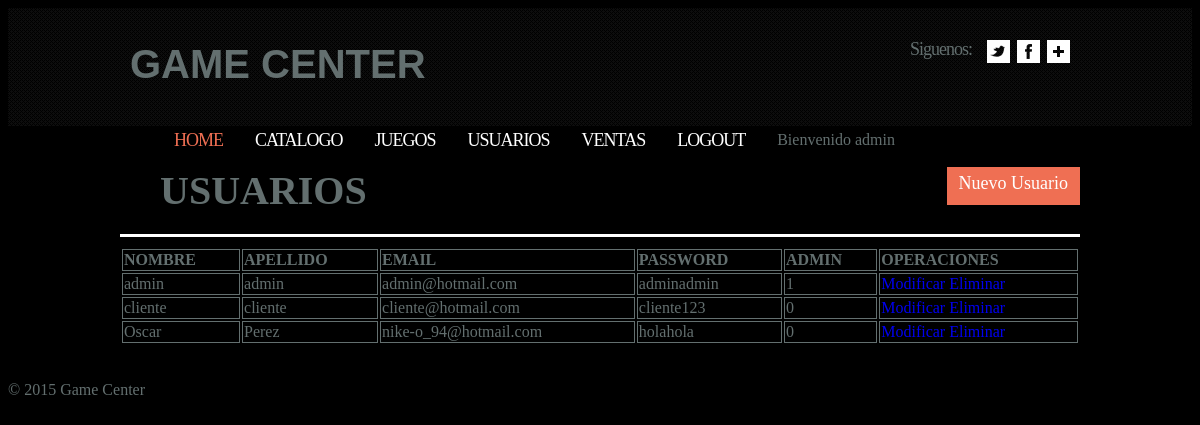
/usuarios.php (signed in), run on the app's committed database.
### tables this page shows
CREATE TABLE IF NOT EXISTS `usuarios` (
`id` int(11) NOT NULL,
  `name` varchar(45) NOT NULL,
  `apellido` varchar(45) NOT NULL,
  `email` varchar(45) NOT NULL,
  `password` varchar(45) NOT NULL,
  `admin` tinyint(1) NOT NULL
);

### daos/global.php (called while the page is built, shortened)
<?php
function ejecutar_query($query)
{
    $con = mysqli_connect(SERVER, USER, PASSWORD, DB_NAME) or die ("Error " . mysqli_error($con));
    return mysqli_query($con, $query);
}

### daos/show_all_usuarios.php (called while the page is built)
<?php
$query = "select * from usuarios";
$usuarios = ejecutar_query($query);
?>

### usuarios.php (the view, shortened to what this page needs)
<?php
include 'daos/global.php';
include 'daos/show_all_usuarios.php';
?>
<!DOCTYPE html>
<html>
<head lang="en">
    <link rel="stylesheet" href="styles/index.css"/>
    <link rel="stylesheet" href="styles/tables.css"/>
</head>
<body>
<?php include '_header.php' ?>
    <div class="table_up" id="content">
        <h2 class="title">Usuarios</h2>
        <a href="#" class="button btn_table">Nuevo Usuario</a>
    </div>
    <div class="wrap-table" id="content">
        <table align="center">
            <thead>
            <tr>
                <td> Nombre </td>
                <td> Apellido </td>
                <td> Email </td>
                <td> Password </td>
                <td> Admin </td>
                <td> Operaciones </td>
            </tr>
            </thead>
            <tbody>
            <?php foreach($usuarios as $usuario): ?>
                <tr>
                    <td> <?php echo $usuario['name'] ?> </td>
                    <td> <?php echo $usuario['apellido'] ?> </td>
                    <td> <?php echo $usuario['email'] ?> </td>
                    <td> <?php echo $usuario['password'] ?> </td>
                    <td> <?php echo $usuario['admin'] ?> </td>
                    <td>
                        <a href="#">Modificar</a>
                        <a href="#">Eliminar</a>
                    </td>
                </tr>
            <?php endforeach ?>
            </tbody>
        </table>
    </div>
<?php include '_footer.php'?>
</body>
</html>

### styles/index.css (style rules this page uses)
html { background-color: #000000; }
body { color: #636f6f; }
a { text-decoration: none; }
#content { width:960px; margin:0 auto; padding:0 0 55px 0; position:relative; }
.button { text-decoration: none; background:#ef6f53; color:#fff; font-size:18px; line-height:24px; padding:4px 12px 10px 12px; display:inline-block; }

### styles/tables.css (style rules this page uses)
.btn_table { display: inline-block; float: right; }
h2 { font-size: 40px; margin: 0; }
.title { text-transform: uppercase; display: inline-block; float: left; margin-left: 40px; }
.wrap-table { border-top: solid #ffffff; }
table { width: 100%; }
thead { text-transform: uppercase; font-weight: bold; }
td { border: 1px solid #636f6f; }
#content { width:960px; margin:0 auto; padding:10px 0 20px 0; position:relative; }

### data on the page
usuarios: name "admin", apellido "admin", email "admin@hotmail.com", password "adminadmin", admin "1"
usuarios: name "cliente", apellido "cliente", email "cliente@hotmail.com", password "cliente123", admin "0"
usuarios: name "Oscar", apellido "Perez", email "nike-o_94@hotmail.com", password "holahola", admin "0"

### other printed values
$_SESSION['login_user'] "admin"
